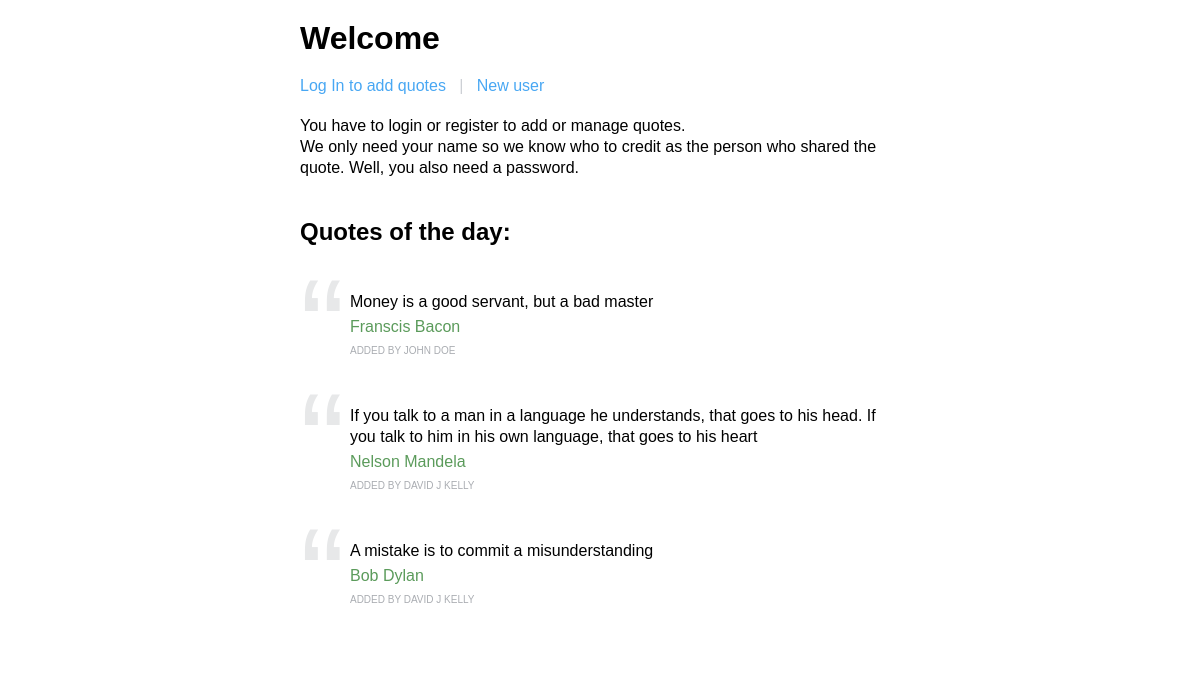
The page / on the database its author committed.
### tables this page shows
CREATE TABLE quotes (
            id INTEGER NOT NULL PRIMARY KEY UNIQUE,
            author VARCHAR(100) NOT NULL,
            user VARCHAR(50) NOT NULL,
            user_name VARCHAR(100) NOT NULL,
            description TEXT,
            archived TINYINT
, deleted INT);

### controller/IndexController.php (called while the page is built, shortened)
<?php
include_once 'model/Quote.php';
include_once 'model/QuoteService.php';
$pdo = require 'db.php';
$quoteService = new QuoteService($pdo);
$quoteService->getQuotes();
$quotesRandom = $quoteService->getRandom(3);
include "view/index.php";

### index.php (called while the page is built)
<?php
try {
    $controller = $_GET['controller'] ?? 'index';
    $routes = require 'routes.php';
    require_once $routes[$controller];
} catch (Throwable $e) {
    die('Something went totally wrond: '.$e->getMessage());
}

### model/QuoteService.php (called while the page is built, shortened)
<?php
require_once 'model/Quote.php';
class QuoteService
{
    private array $quotes = [];
    private PDO $pdo;
    public function __construct(PDO $pdo)
    {
        $this->pdo = $pdo;
    }
    public function getQuotes(): array
    {
        $statement = $this->pdo->prepare(
            'SELECT * FROM quotes WHERE deleted IS NULL'
        );
        $statement->execute([]);
        $result = $statement->fetchAll(PDO::FETCH_CLASS | PDO::FETCH_PROPS_LATE, Quote::class);
        $this->quotes = $result;
        return $result;
    }
    public function getRandom(int $count): array
    {
        $arr = [];
        $keys = array_rand($this->quotes, $count);
        foreach ($keys as $key) {
            $arr[] = $this->quotes[$key];
        }
        return $arr;
    }
}

### model/Quote.php (called while the page is built, shortened)
<?php
class Quote
{
    private int $id;
    private ?string $user_name = null;
    public function getUserName(): ?string
    {
        return $this->user_name;
    }
    public function getAuthor(): ?string
    {
        return $this->author;
    }
    public function getId(): int
    {
        return $this->id;
    }
    public function getDescription(): string
    {
        return $this->description;
    }
}

### view/quote-a.php (the view, shortened to what this page needs)
<div id="<?=$quote->getId()?>" class="quotewrap">
    <p class="quotesign">“</p>
    <div class="quotebody"><p class="quotetext"><?=$quote->getDescription()?></p>
        <p class="author"><?=$quote->getAuthor()?></p>
    <p class="addedby">added by <?=$quote->getUserName()?></p>
</div>
</div>

### view/index.php (shortened to what this page needs)
<!doctype html>
<html lang="en">
<head>
    <link rel="stylesheet" href="style.css">
</head>
<body>
<?php include "menu.php" ?>
<p class="quotetext">You have to login or register to add or manage quotes.<br>We only need your name so we know who to credit as the person who shared the quote. Well, you also need a password.</p>
<h2>Quotes of the day:</h2>
<div class="actuals">
    <?php foreach ($quotesRandom as $quote) :
        include 'quote-a.php';
    endforeach;?>
</div>
</body>
</html>

### style.css (style rules this page uses)
* { margin: 0; padding: 0; box-sizing: border-box; }
body { font-family: Arial, sans-serif; margin: 20px 25%; }
h2 { padding: 40px 0 0 0; }
.quotewrap { display: flex; padding-top: 45px; }
.quotesign { font-family: Arial, sans-serif; font-size: 135px; line-height: 1px; padding: 36px 5px 0 0; color: #E7E8E9; }
.quotebody { padding: 0; }
.quotetext { font-size: 16px; line-height: 21px; }
.author { padding: 6px 0 5px 0; color: #5b9b5b; }
.addedby { font-size: 10px; padding: 4px 0; color: #aaadb2; text-transform: uppercase; }

### rows shown on the page
quotes: description "Money is a good servant, but a bad master", author "Franscis Bacon", user_name "JOHN DOE"
quotes: description "If you talk to a man in a language he understands, that goes to his head. If you talk to him in his own language, that goes to his heart", author "Nelson Mandela", user_name "DAVID J KELLY"
quotes: description "A mistake is to commit a misunderstanding", author "Bob Dylan", user_name "DAVID J KELLY"

### other values the page prints
$pageHeader "Welcome"
